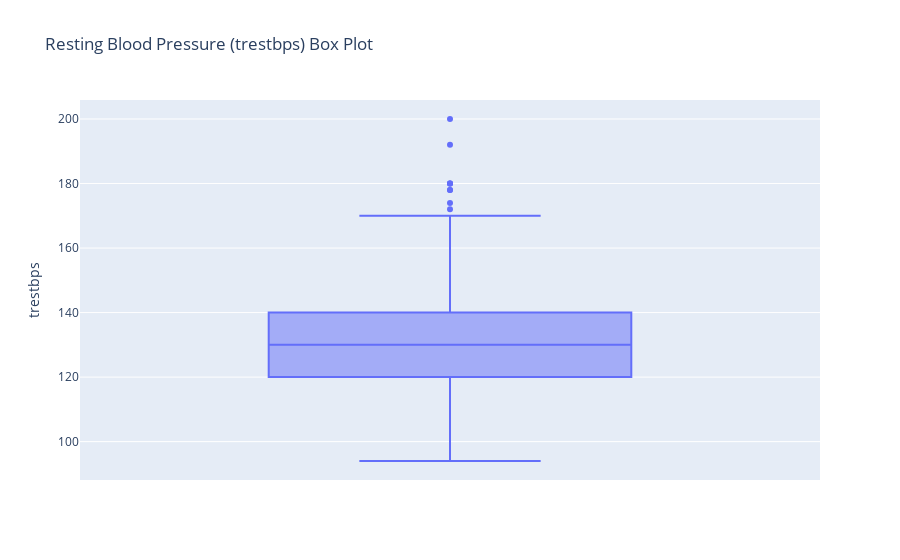

Notebook cell for this chart:
### Code cell
fig4 = px.box(df, y='trestbps', title='Resting Blood Pressure (trestbps) Box Plot')
fig4.show()

### Figure 1 — Plotly figure (JSON) as saved in the notebook; plotly's stock layout.template omitted (floating-point values rounded to 4 significant figures; data arrays with more than 128 entries replaced by an {"elided": "..."} marker saying what was removed)
{"data": [{"alignmentgroup": "True", "hovertemplate": "trestbps=%{y}<extra></extra>", "legendgroup": "", "marker": {"color": "#636efa"}, "name": "", "notched": false, "offsetgroup": "", "orientation": "v", "showlegend": false, "type": "box", "x0": " ", "xaxis": "x", "y": {"elided": "303 int values"}, "y0": " ", "yaxis": "y"}], "layout": {"boxmode": "group", "legend": {"tracegroupgap": 0}, "title": {"text": "Resting Blood Pressure (trestbps) Box Plot"}, "xaxis": {"anchor": "y", "domain": [0, 1]}, "yaxis": {"anchor": "x", "domain": [0, 1], "title": {"text": "trestbps"}}}}
